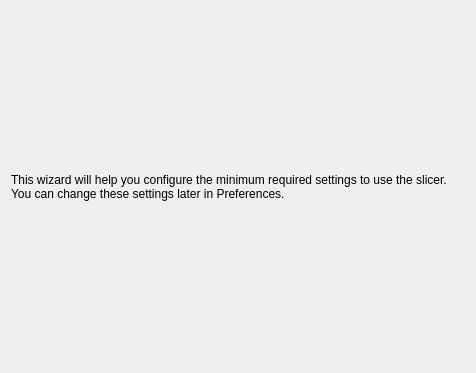
<?xml version="1.0" encoding="UTF-8"?>
<ui version="4.0">
 <class>WelcomePage</class>
 <widget class="QWizardPage" name="WelcomePage">
  <property name="geometry">
   <rect>
    <x>0</x>
    <y>0</y>
    <width>476</width>
    <height>373</height>
   </rect>
  </property>
  <property name="windowTitle">
   <string>WizardPage</string>
  </property>
  <layout class="QVBoxLayout" name="verticalLayout">
   <item>
    <widget class="QLabel" name="welcomeLabel">
     <property name="layoutDirection">
      <enum>Qt::LayoutDirection::LeftToRight</enum>
     </property>
     <property name="text">
      <string>This wizard will help you configure the minimum required settings to use the slicer. You can change these settings later in Preferences.</string>
     </property>
     <property name="scaledContents">
      <bool>false</bool>
     </property>
     <property name="alignment">
      <set>Qt::AlignmentFlag::AlignLeading|Qt::AlignmentFlag::AlignLeft|Qt::AlignmentFlag::AlignVCenter</set>
     </property>
     <property name="wordWrap">
      <bool>true</bool>
     </property>
    </widget>
   </item>
  </layout>
 </widget>
 <resources/>
 <connections/>
</ui>
